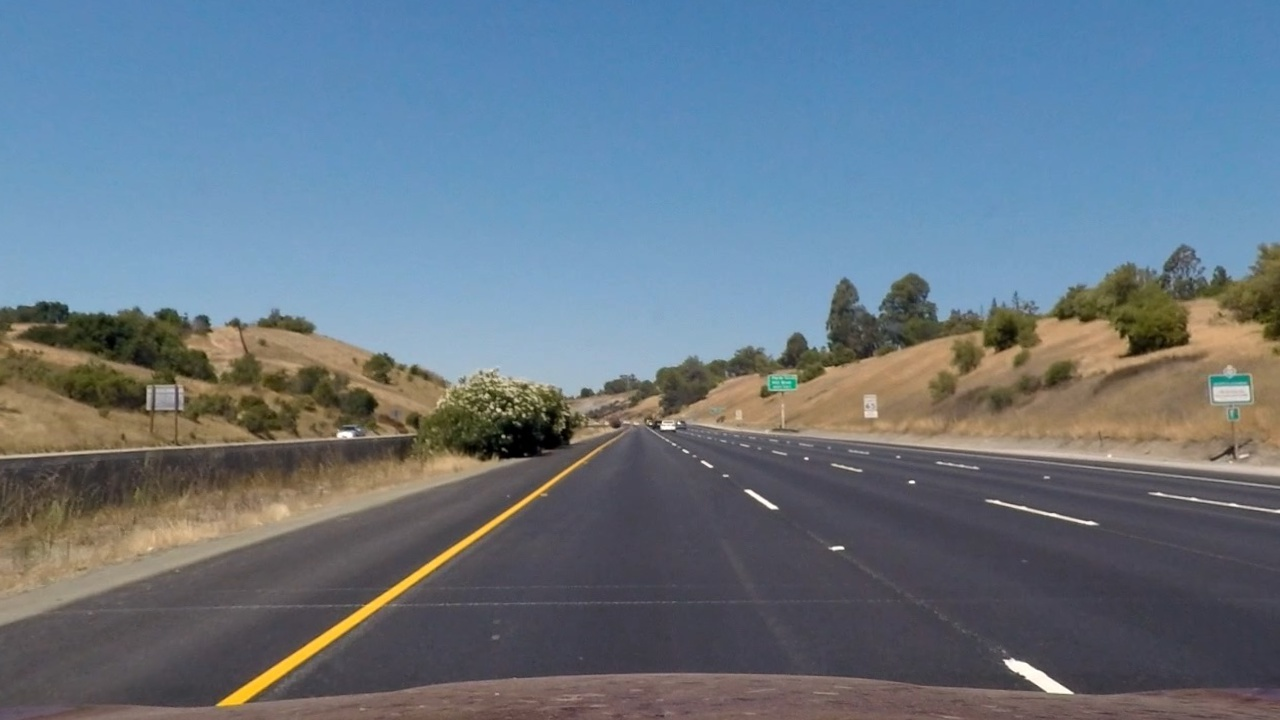
#> input picture test_images_undistorted/straight_lines1.jpg, 1280 x 720 px; its folder holds only this picture in this run
$ python -i advll_helpers.py   (imports and definitions only)   (older library calls are emulated)
#> lines starting #> are read from the running program, lines starting #| are printed output that depends on the picture; after the words box and inside, x2 and y2 are one past the last pixel; in counts of white or black regions, pixels touching at a corner belong together
#> further down, picture is the input picture: shape (720, 1280, 3); mean B, G, R 131.6, 118.3, 103.6
import matplotlib.pyplot as plt
import matplotlib.image as mpimg
import numpy as np
import cv2
import pickle
import os

import glob


########## Helper functions

###############  Calibration / Undistortion

# [72 lines left out: functions compute_calib_from_chessboards, chessboard_calibration, correct_imgs_in_folder, not called in this run]


###############  Creation of Binary Image

def white_yellow_mask(img):
    hsv = cv2.cvtColor(img, cv2.COLOR_BGR2HSV)
#> hsv: shape (720, 1280, 3); mean H, S, V 87.1, 83.5, 143.5
    # For HSV, Hue range is [0,179], Saturation range is [0,255] and Value range is [0,255].

    white_mask = cv2.inRange(hsv, np.array([0, 0, 150]), np.array([179, 25, 255]))
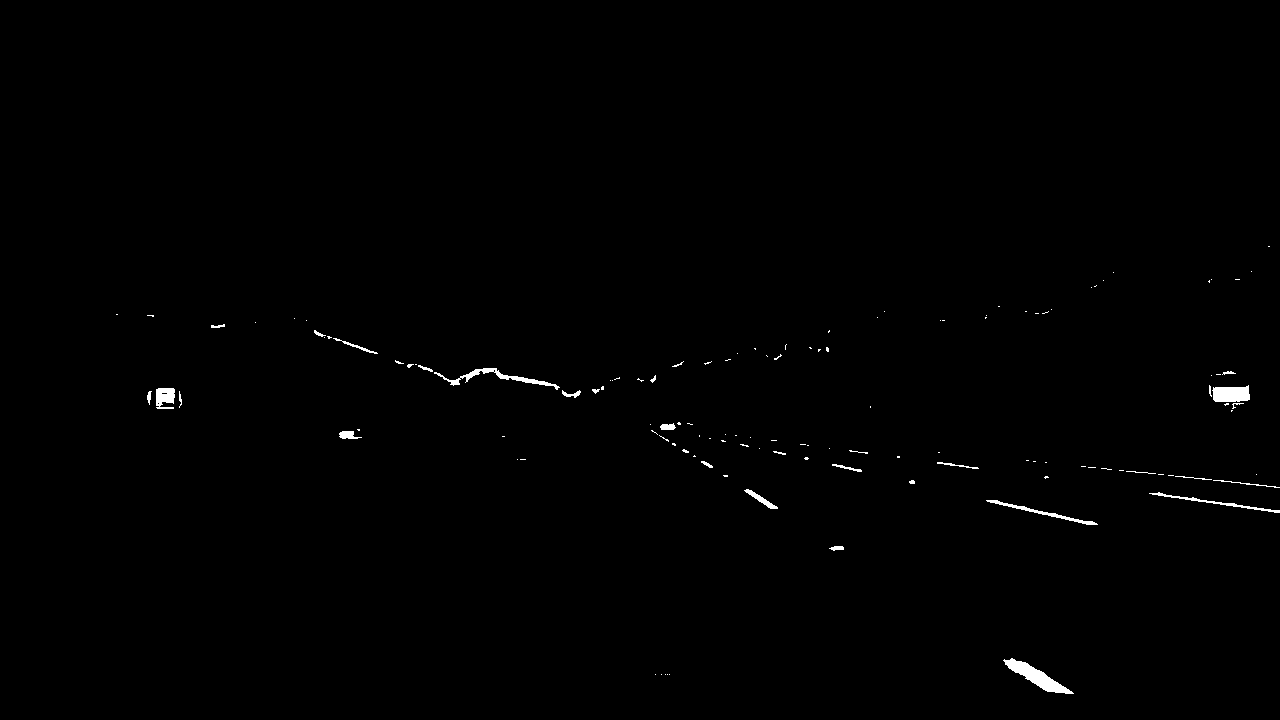
#> white_mask: shape (720, 1280); 0.5% white; 127 white regions (95 under 20 px), largest, box (x1, y1, x2, y2) and area: (1003, 658, 1074, 694) 821, (1212, 385, 1250, 402) 536, (434, 368, 560, 390) 520
    white_image = cv2.bitwise_and(img, img, mask=white_mask)

    #yellow_mask = cv2.inRange(hsv, np.array([90, 120, 0]), np.array([120, 255, 255]))

    yellow_mask = cv2.inRange(hsv, np.array([90, 100, 0]), np.array([120, 255, 255]))
#> yellow_mask: shape (720, 1280); 32.8% white; 94 white regions (79 under 20 px), largest, box (x1, y1, x2, y2) and area: (0, 0, 1280, 272) 301100, (168, 224, 184, 237) 103, (940, 250, 950, 262) 64
    yellow_image = cv2.bitwise_and(img, img, mask=yellow_mask)
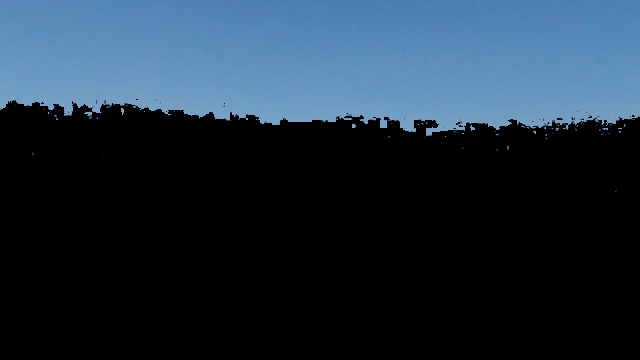
#> yellow_image: shape (720, 1280, 3) (shown at 1/2 size); mean B, G, R 61.2, 47, 31.2

    #combined_mask = cv2.bitwise_or(yellow_mask, white_mask);

    final_image = cv2.add(white_image, yellow_image)

    return final_image

def grayscale(img):
    """
    Applies the Grayscale transform
    This will return an image with only one color channel
    but NOTE: to see the returned image as grayscale
    (assuming your grayscaled image is called 'gray')
    you should call plt.imshow(gray, cmap='gray')
    """

    return cv2.cvtColor(img, cv2.COLOR_RGB2GRAY)
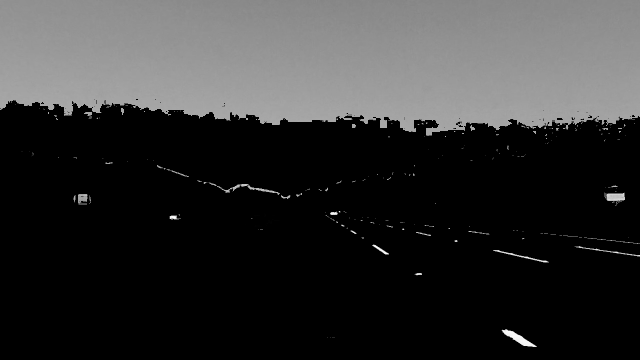
#> returned value: shape (720, 1280) (shown at 1/2 size); min 0, max 255, mean 50.4
    # Or use BGR2GRAY if you read an image with cv2.imread()

def canny(img, low_threshold, high_threshold):
    """Applies the Canny transform"""
    return cv2.Canny(img, low_threshold, high_threshold)


def gaussian_blur(img, kernel_size):
    """Applies a Gaussian Noise kernel"""
    return cv2.GaussianBlur(img, (kernel_size, kernel_size), 0)

def region_of_interest(img, vertices):
    """
    Applies an image mask.

    Only keeps the region of the image defined by the polygon
    formed from `vertices`. The rest of the image is set to black.
    `vertices` should be a numpy array of integer points.
    """

    # defining a blank mask to start with
    mask = np.zeros_like(img)

    # defining a 3 channel or 1 channel color to fill the mask with depending on the input image
    if len(img.shape) > 2:
        channel_count = img.shape[2]  # i.e. 3 or 4 depending on your image
        ignore_mask_color = (255,) * channel_count
    else:
        ignore_mask_color = 255

    # filling pixels inside the polygon defined by "vertices" with the fill color
    cv2.fillPoly(mask, vertices, ignore_mask_color)
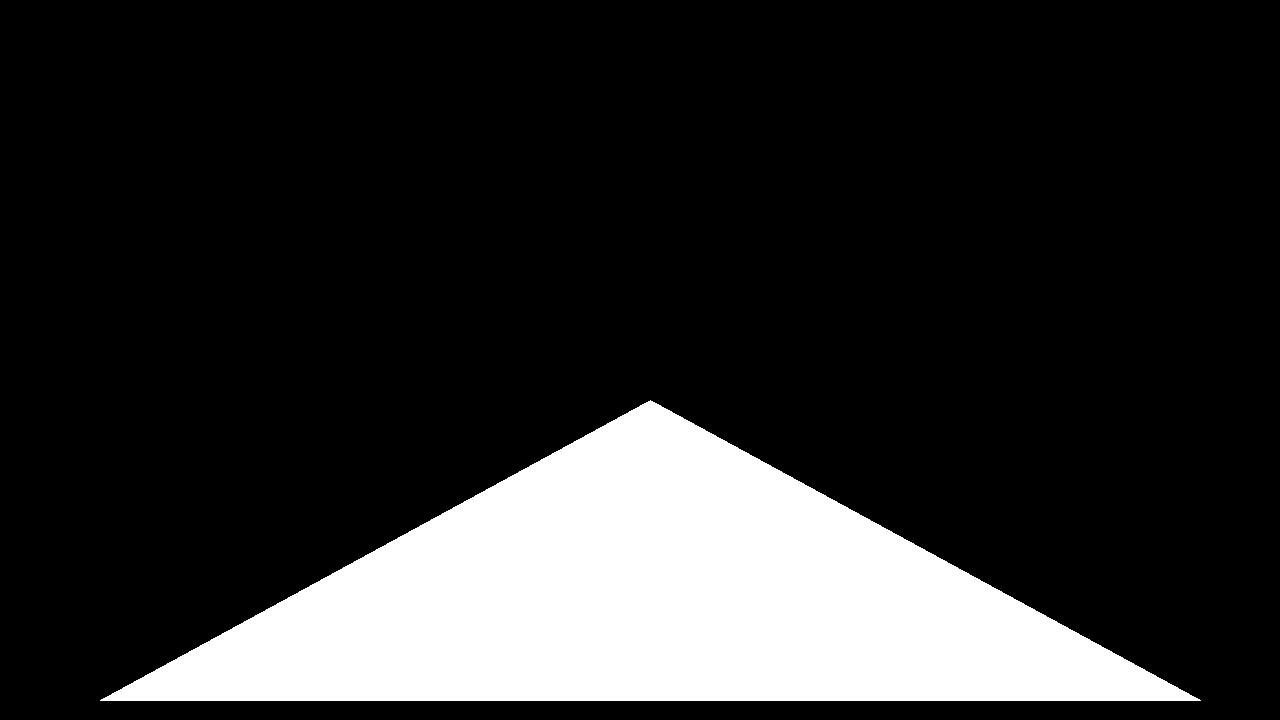
#> mask: shape (720, 1280); 18% white; 1 white region, box (x1, y1, x2, y2) and area: (100, 400, 1201, 701) 166101

    # returning the image only where mask pixels are nonzero
    masked_image = cv2.bitwise_and(img, mask)

    return masked_image


def cut_area(img):
    """
    Makes black everything outside of the area of interest.

    :param img: the image that will be cut
    :return: the cut image
    """


    vertices = np.array([[(100, 700), (650, 400), (1200, 700)]], dtype=np.int32)
    masked_image = region_of_interest(img, vertices)

    return masked_image


def create_binary_image(initial_image):
    """
    Applies various filters on the given image
    :param initial_image: the image to apply the filters on
    :return: the filtered images
    """

    white_yellow_masked = white_yellow_mask(initial_image)
    gray_image = grayscale(white_yellow_masked)
    cut_image = cut_area(gray_image)


    s_thresh_min = 100
    s_thresh_max = 255
    binary_img = np.zeros_like(cut_image)
    binary_img[(cut_image >= s_thresh_min) & (cut_image <= s_thresh_max)] = 255

    plt.figure()
    plt.imshow(binary_img, cmap='gray')
    plt.title('binary_img')

    return white_yellow_masked, gray_image, gray_image, gray_image, cut_image, binary_img


################### Perspective Transform

# [400 lines left out: functions determine_perspective_transform_matrix, perspective_transform, find_lane_pixels, generate_polygon_lines, plot_polygon_lines, measure_curvature_pixels and 5 more, not called in this run]

>>> import cv2
>>> picture = cv2.imread('test_images_undistorted/straight_lines1.jpg')
>>> result = create_binary_image(picture)
#> result = 6 items
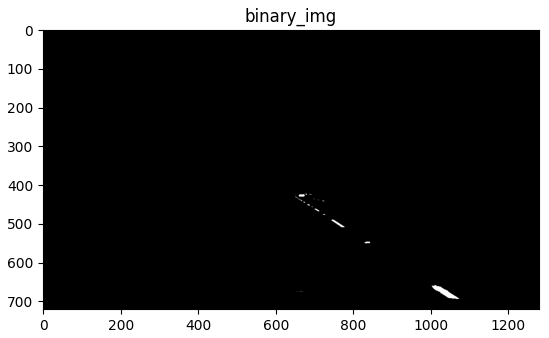
#> figure drawn by matplotlib, 1 panel

$ run again, on test_images_undistorted/straight_lines2.jpg
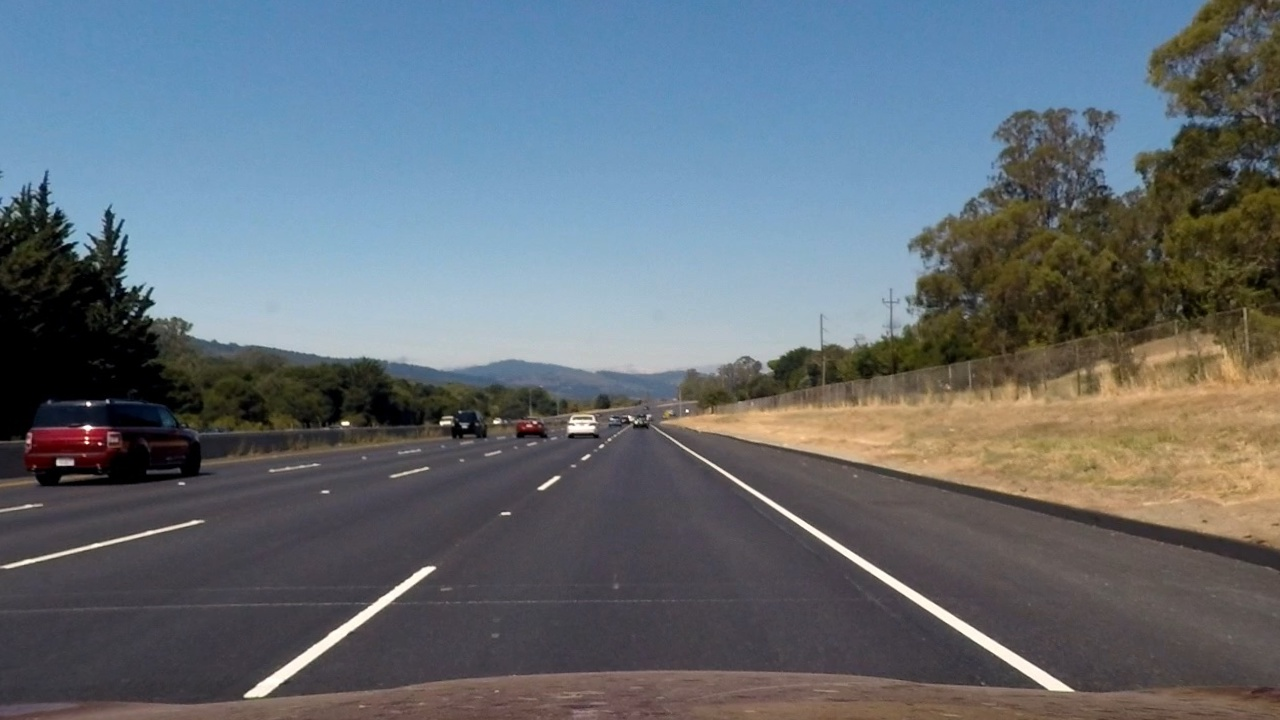
#> input picture test_images_undistorted/straight_lines2.jpg, 1280 x 720 px
#> picture is the input picture: shape (720, 1280, 3); mean B, G, R 116.7, 109.1, 100.4
#> hsv: shape (720, 1280, 3); mean H, S, V 83.8, 74.6, 128.5
#> in white_yellow_mask, `white_mask = cv2.inRange(hsv, np.array([0, 0, 150]), np.array([179, 25..`:
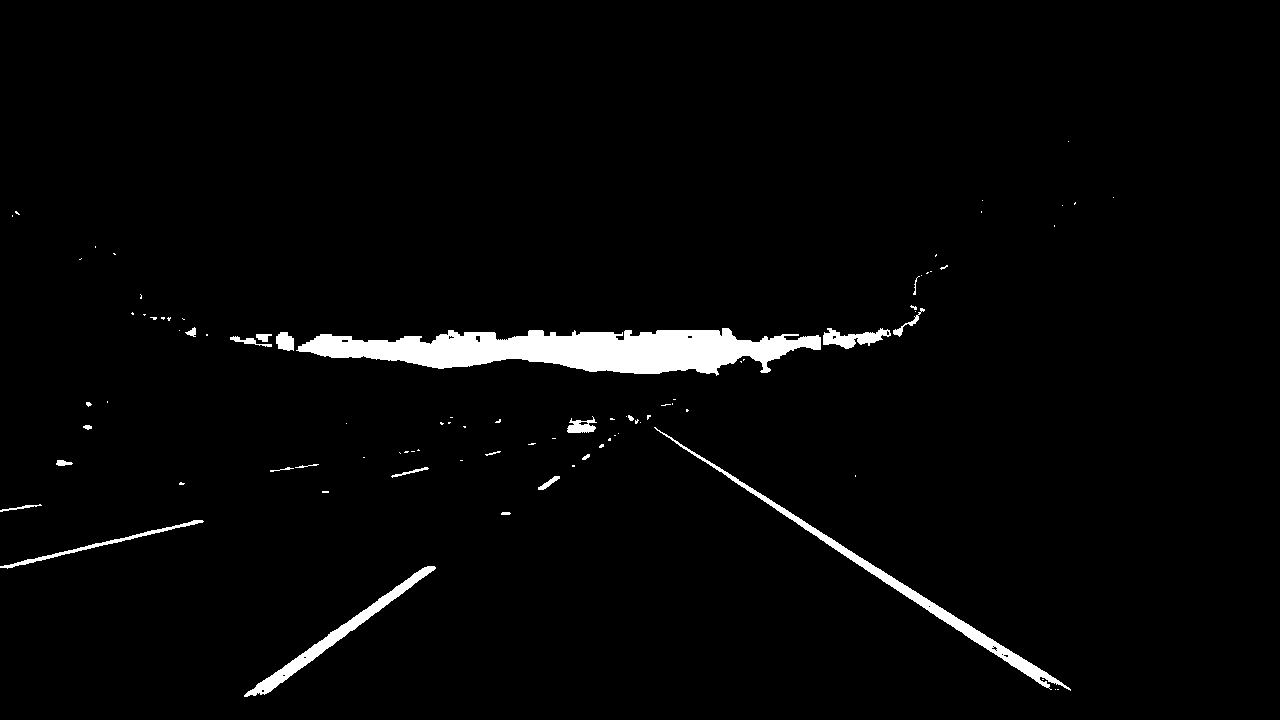
#> white_mask: shape (720, 1280); 2.6% white; 89 white regions (65 under 20 px), largest, box (x1, y1, x2, y2) and area: (296, 328, 821, 376) 14747, (654, 427, 1071, 691) 3515, (244, 566, 436, 697) 2288
#> yellow_mask: shape (720, 1280); 21.2% white; 316 white regions (267 under 20 px), largest, box (x1, y1, x2, y2) and area: (0, 0, 1203, 185) 186237, (28, 393, 179, 429) 3153, (373, 393, 416, 425) 487
#> mask: shape (720, 1280); 18% white; 1 white region, box (x1, y1, x2, y2) and area: (100, 400, 1201, 701) 166101
#> result = 6 items
#> `result = create_binary_image(picture)`:
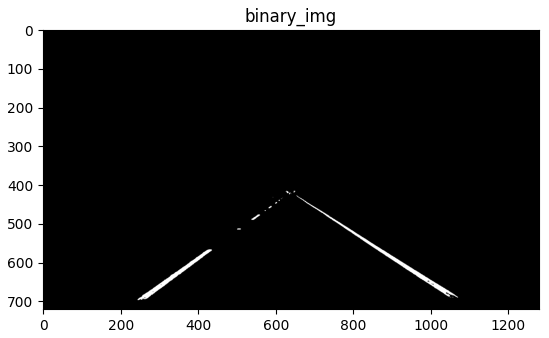
#> figure drawn by matplotlib, 1 panel

$ run again, on test_images_undistorted/test1.jpg
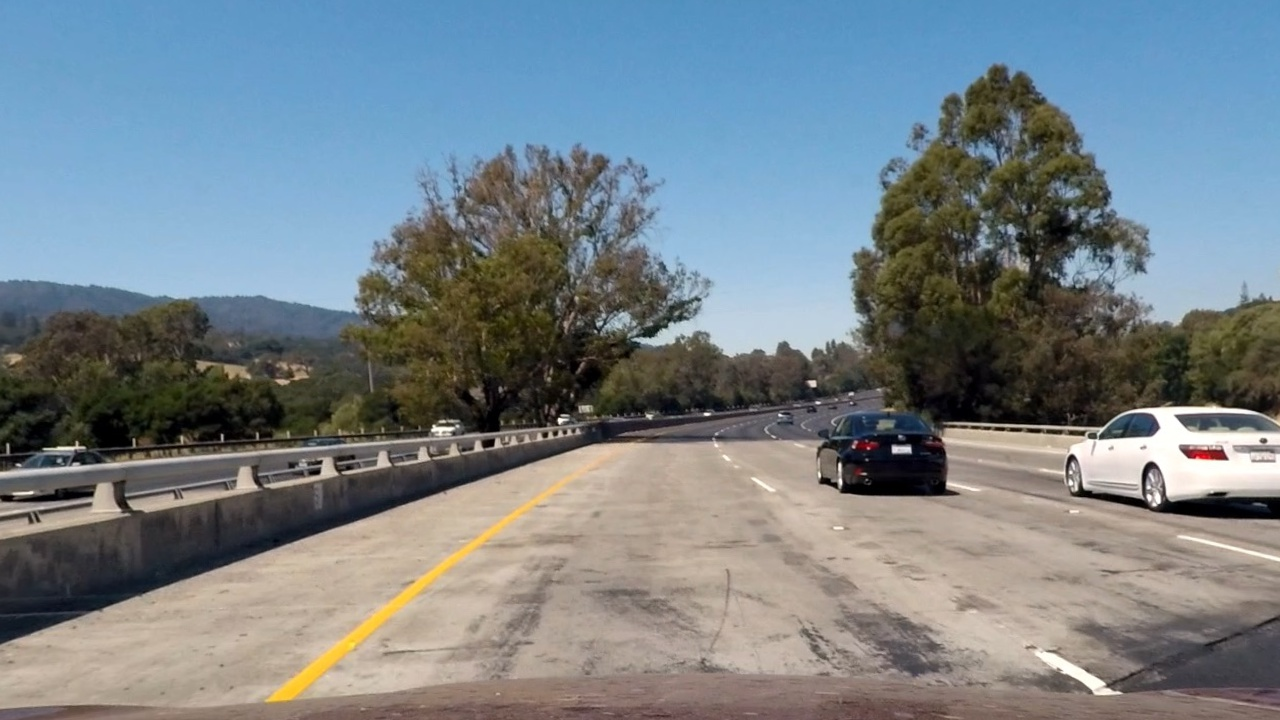
#> input picture test_images_undistorted/test1.jpg, 1280 x 720 px
#> picture is the input picture: shape (720, 1280, 3); mean B, G, R 136.2, 130, 119.3
#> hsv: shape (720, 1280, 3); mean H, S, V 59.6, 76.4, 150.4
#> in white_yellow_mask, `white_mask = cv2.inRange(hsv, np.array([0, 0, 150]), np.array([179, 25..`:
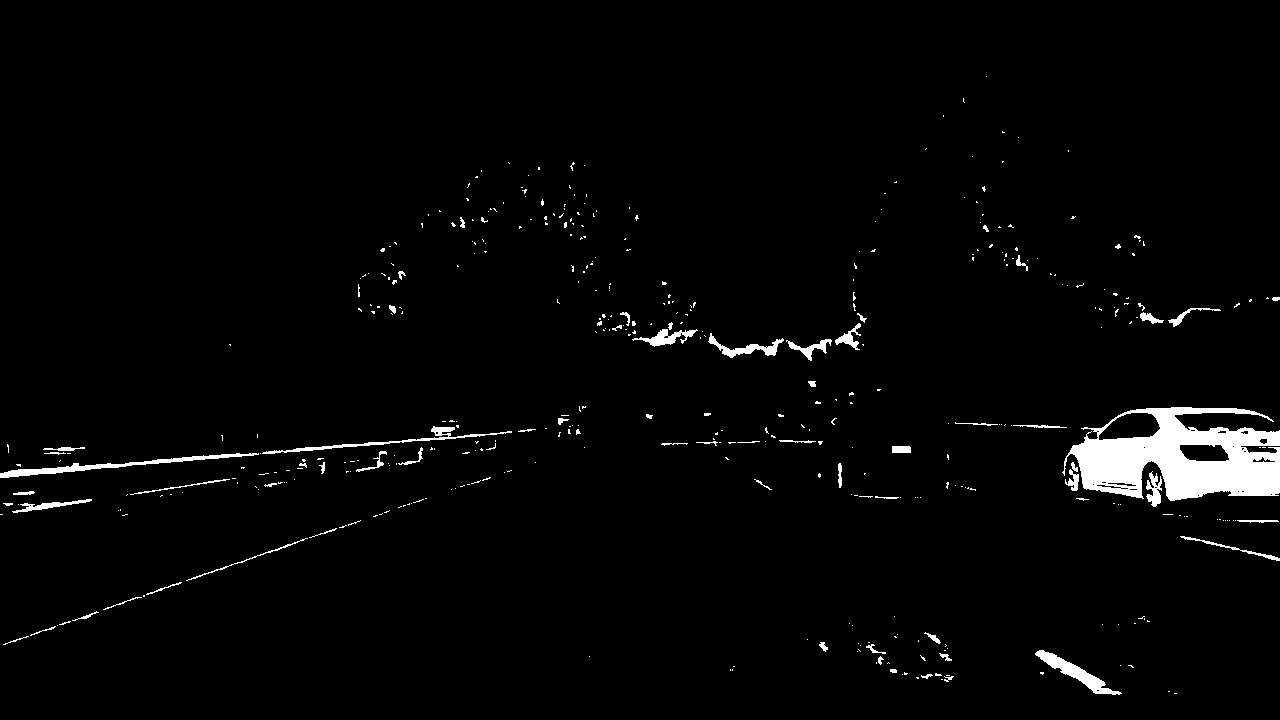
#> white_mask: shape (720, 1280); 2.4% white; 431 white regions (364 under 20 px), largest, box (x1, y1, x2, y2) and area: (1062, 407, 1280, 501) 12094, (0, 453, 259, 478) 1168, (1035, 650, 1122, 695) 962
#> yellow_mask: shape (720, 1280); 23.6% white; 248 white regions (198 under 20 px), largest, box (x1, y1, x2, y2) and area: (0, 0, 1280, 200) 206409, (2, 528, 301, 614) 3437, (845, 414, 941, 464) 2070
#> mask: shape (720, 1280); 18% white; 1 white region, box (x1, y1, x2, y2) and area: (100, 400, 1201, 701) 166101
#> result = 6 items
#> `result = create_binary_image(picture)`:
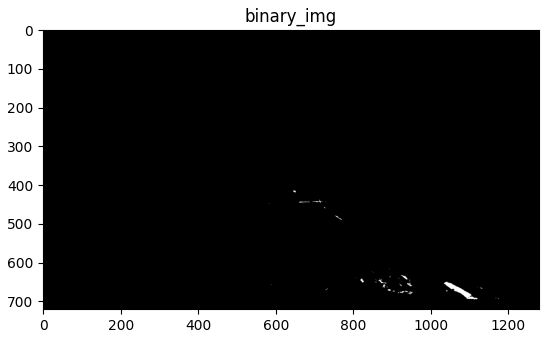
#> figure drawn by matplotlib, 1 panel
